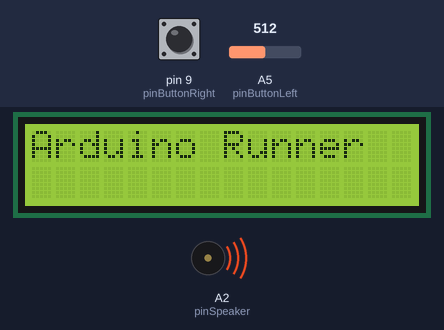
The sketch below on a simulated Arduino Uno, built with avr-gcc and run on an emulated ATmega328P. Parts: 16×2 character LCD, buzzer (waves = sounding). The test bench sets the inputs (shaded band); at power-on: A5 (pinButtonLeft) = 512, pin 9 (pinButtonRight) LOW. WiFi joins after 1.5 s; servers stay silent unless stated; random numbers use the default seed unless the sketch sets one.

Above: at 2.5 s.
3.3 s: A5 (pinButtonLeft) set to 6
5.8 s: pin 9 (pinButtonRight) pulled HIGH for 0.15 s
At 5.91 s:
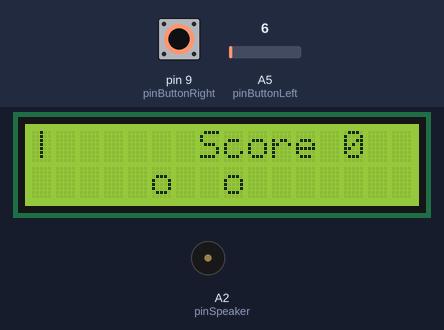
6.5 s: pin 9 (pinButtonRight) pulled HIGH for 1 s
At 8.9 s:
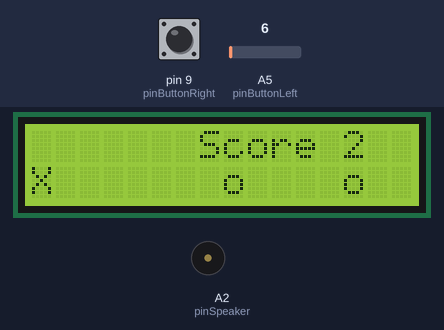
9.2 s: pin 9 (pinButtonRight) pulled HIGH for 0.15 s
At 10.2 s:
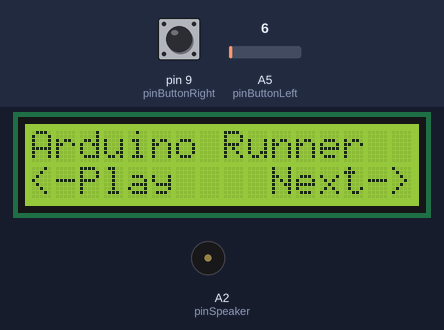
10.8 s: pin 9 (pinButtonRight) pulled HIGH for 3.2 s
At 12.3 s:
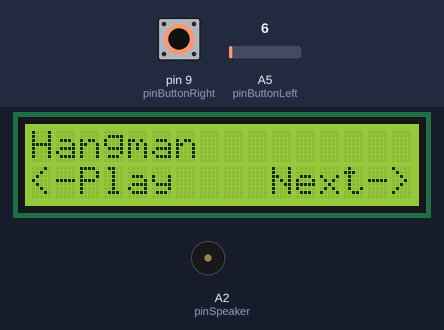
15.5 s: A5 (pinButtonLeft) set to 9
17.0 s: A5 (pinButtonLeft) set to 12
At 17.3 s:
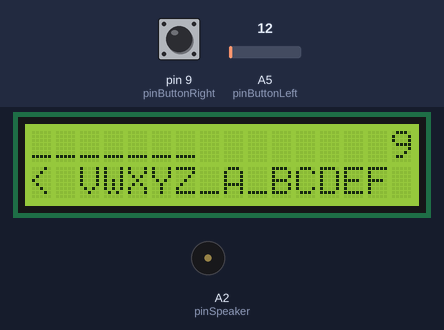
Timing chart, 0 to 19.5 s (numbered marks = the images above; inputs shaded):
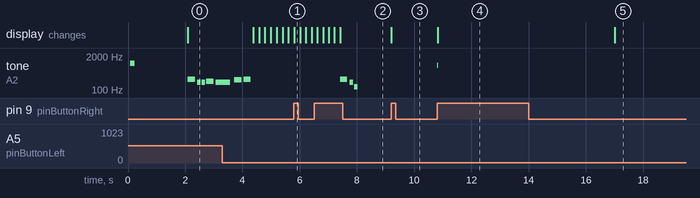

Measured:
- the behaviour switches between 10 and 11 on A5 (pinButtonLeft) (found by bisection; images 4 and 5)
- after the input at 9.2 s, the display: changes at once (image 3)
- after the input at 10.8 s, tone on A2 (pinSpeaker): silent → 880 Hz at once, → silent 0.03 s later; the display: changes at once (image 4)
- after the input at 15.5 s, every drawn part: stays the same
- after the input at 17.0 s, the display: first changes at once (image 5 shows a later state)
- by itself, tone on A2 (pinSpeaker): plays 262 Hz for 0.25 s, 196 Hz for 0.13 s, 131 Hz for 0.13 s

The sketch:

gamebox.ino
```cpp
/*
**  GAMEBOX - A handheld games console in a box
**  by Marquis de Geek - @marquisdegeek - 2014
**
**  Released under the GPL, version 2.
**
** Version 1.0
*/

#include <LiquidCrystal.h>
#include <SPI.h>
#include <Ethernet.h>
#include "settings.h"
#include "gamebox.h"
#include "menu.h"
#include "runner.h"
#include "hangman.h"


//
// Globals
//
GameBox     gamebox;
GameBoxMenu menu;


//
// Hardware pins
//
int pinButtonLeft = A5;
int pinButtonRight = 9;
int pinSpeaker = A2;
//
LiquidCrystal lcd(2, 3, 5, 6, 7, 8);
//
// Ethernet component
//
#if GAMEBOX_ETHERNET
byte mac[] = { 0x90, 0xA2, 0xda, 0x0d, 0x62, 0x9c };
IPAddress ip(192, 168, 0, 82);
EthernetServer server(80);
#endif


void log(const char *p) {
#if GAMEBOX_TRACE
  Serial.println(p);
#endif
}

const int GB_NOTE_C3 = 131;
const int GB_NOTE_C4 = 262;
const int GB_NOTE_G3 = 196;
const int GB_NOTE_A3 = 220;
const int GB_NOTE_B3 = 247;
const int GB_NOTE_C6 = 1047;


  void GameBox::init() {
#if GAMEBOX_TRACE
    Serial.begin(9600);
#endif
    log("GameBox.init");

    wasLeft = false;
    wasRight = false;

    lcd.begin(16, 2);

    pinMode(pinButtonLeft, INPUT);
    pinMode(pinButtonRight, INPUT);
    pinMode(pinSpeaker, OUTPUT);

    lcd.clear();
    lcd.setCursor(0,0);
    lcd.print("Gamebox - by");
    lcd.setCursor(1,1);
    lcd.print("Marquis de Geek");

#if GAMEBOX_AUDIO
    for(int i=GB_NOTE_C4;i<GB_NOTE_C6;++i) {
      playSound(i, 150);
    }
#endif

    delay(2000);
  }

  void GameBox::playSound(const int pitch, const int duration) const {
#if GAMEBOX_AUDIO
    tone(pinSpeaker, pitch, duration);
#endif
  }

  void GameBox::playTune(const int *pMelody) const {
#if GAMEBOX_AUDIO
    while(*pMelody) {
       int notePitch = pMelody[0];
       int noteDuration = 1000/pMelody[1];
       tone(pinSpeaker, notePitch,noteDuration);

      // to distinguish the notes, set a minimum time between them.
      // the note's duration + 30% seems to work well:
      int pauseBetweenNotes = noteDuration * 1.30;
      delay(pauseBetweenNotes);
      // stop the tone playing:
      noTone(pinSpeaker);

      pMelody += 2;
    }
#endif
   }

  boolean GameBox::isLeftButtonDown() const {
    return analogRead(pinButtonLeft) > 10;
  }

  boolean GameBox::isRightButtonDown() const {
    return digitalRead(pinButtonRight);
  }

  boolean GameBox::wasLeftButtonPressed() const {
    return !wasLeft && isLeftButtonDown();
  }

  boolean GameBox::wasRightButtonPressed() const {
    return !wasRight && isRightButtonDown();
  }

  void GameBox::startMenu() {
    startGame(&menu);
  }

  void GameBox::startGame(GBGame *pGame) {
      pCurrentGame = pGame;
      pGame->newGame();
  }
#if GAMEBOX_ETHERNET
  void GameBox::renderWebPage(EthernetClient &client) {
    pCurrentGame->renderWebPage(client);
  }
#endif
  void GameBox::draw() const {
    pCurrentGame->draw();
  }

  void GameBox::update() {

    pCurrentGame->update();

    wasLeft = gamebox.isLeftButtonDown();
    wasRight = gamebox.isRightButtonDown();
  }


//
// Ethernet handler
//

void handleServer() {
#if GAMEBOX_ETHERNET
  EthernetClient client = server.available();
  if (client) {
    log("new client");
    // an http request ends with a blank line
    boolean currentLineIsBlank = true;
    while (client.connected()) {
      if (client.available()) {
        char c = client.read();
        Serial.write(c);
        // if you've gotten to the end of the line (received a newline
        // character) and the line is blank, the http request has ended,
        // so you can send a reply

        // TODO: Check that this still works
        if (c == '\n' && currentLineIsBlank) {
          gamebox.renderWebPage(client);
          break;
        }

        if (c == '\n') {
          // you're starting a new line
          currentLineIsBlank = true;
        }
        else if (c != '\r') {
          // you've gotten a character on the current line
          currentLineIsBlank = false;
        }
      }

    }
    // give the web browser time to receive the data
    delay(1);
    // close the connection:
    client.stop();
    log("client disconnected");
  }
#endif
}


void setup() {

#if GAMEBOX_ETHERNET
  Ethernet.begin(mac, ip);
  server.begin();
#endif

  gamebox.init();
  menu.addGame(new GameRunner());
  menu.addGame(new GameHangman());

  gamebox.startMenu();
}

void loop() {
  handleServer();

  gamebox.draw();
  gamebox.update();
}
```

gamebox.h
```cpp
#ifndef GAMEBOX_HPP
#define	GAMEBOX_HPP	1

class GBGame {
public:
  virtual void newGame() {}
  virtual const char *  getName() = 0;
#if GAMEBOX_ETHERNET
  virtual void renderWebPage(EthernetClient &client){}
#endif
  virtual void draw() const   {}
  virtual void update()       {}
};


class GameBox {
public:

  void init();
  void playSound(const int pitch, const int duration) const;
  void playTune(const int *pMelody) const;
  boolean isLeftButtonDown() const;
  boolean isRightButtonDown() const;
  boolean wasLeftButtonPressed() const;
  boolean wasRightButtonPressed() const;
  //
#if GAMEBOX_ETHERNET
  void renderWebPage(EthernetClient &client);
#endif
  void draw() const;
  void update();

  //
  void startMenu();
  void startGame(GBGame *pGame);

protected:
  GBGame *     pCurrentGame;
  boolean      wasLeft;
  boolean      wasRight;
};

#endif	// GAMEBOX_HPP
```

hangman.h
```cpp
#ifndef GAME_UNKNOWN_HPP
#define	GAME_UNKNOWN_HPP	1

#define MAX_WORD_LENGTH    12

class GameHangman : public GBGame {
public:

  GameHangman();
  virtual const char *  getName();

  virtual void  	newGame();
  virtual void  	draw() const;
  virtual void  	update();


protected:
          void        drawSelectionWheel() const;
          void        drawSelectionLetter(int pos) const;
          void        moveToNextLetter();

  char targetWord[MAX_WORD_LENGTH];
  char guessedWordState[MAX_WORD_LENGTH];
  char alphabetOrder[26];
  boolean  lettersPicked[26];
  int  cursorPosition;
  int  livesLeft;

  boolean   gameOver;
  boolean   gameWon;
};

#endif	// GAME_UNKNOWN_HPP
```

hangman.ino
```cpp
/*
**  GAMEBOX - A handheld games console in a box
**  by Marquis de Geek - @marquisdegeek - 2014
**
**  Released under the GPL, version 2.
**
** Version 1.0
*/

#include "settings.h"
#include "hangman.h"

// Hangman
const char *pWordList[] = {
 "curlier",
"mousy",
"biased",
"fakery",
"gore",
"journal",
"citizen",
"prelude",
"catwalk",
"costant",
"eggs",
"spool",
"malarky",
"unless",
"agra",
"runway",
"sunbird",
"finch",
"diluted",
"inch",
"geisha",
"toccata",
"employer",
"longer",
"cure",
"bacon",
"find",
"cloudy",
"sunday",
"wrangle",
};


GameHangman::GameHangman() {
  for(int i=0;i<26;++i) {
    alphabetOrder[i] = i;
  }
}

const char *   GameHangman::getName() {
	return "Hangman";
}

void  GameHangman::newGame() {
   lcd.clear();

   int wordCount = sizeof(pWordList)/sizeof(pWordList[0]);
   strcpy(targetWord, pWordList[random(wordCount)]);
   strcpy(guessedWordState, targetWord);

   for(int i=0;i<strlen(guessedWordState);++i) {
     guessedWordState[i] = '_';
   }

  for(int i=0;i<26;++i) {
    lettersPicked[i] = false;
  }

   livesLeft = 9;
   cursorPosition = 0;
   gameOver = false;
}

//
void  	GameHangman::draw() const {

  lcd.setCursor(0,0);
  lcd.print(guessedWordState);

  if (gameOver) {
    if (gameWon) {
      lcd.setCursor(1,1);
      lcd.print("You're saved!");
    } else {
      lcd.setCursor(0,1);
      lcd.print("It was:");
      lcd.print(targetWord);
    }
  } else {
    lcd.setCursor(15,0);
    lcd.print(livesLeft);

    drawSelectionWheel();
  }
}

void  	GameHangman::drawSelectionLetter(int pos) const {
  char offset;

  while (pos < 0) {
    pos += 26;
  }
  pos %= 26;  // two stages, because negative modulus aren't correct

  offset = (lettersPicked[pos]) ? 'a' : 'A';  // upper case means 'available'
  lcd.print((char)(alphabetOrder[pos] + offset));
  }

void  	GameHangman::drawSelectionWheel() const {
  lcd.setCursor(0,1);
  lcd.print('<');  // indicate to the player that pressing the left button changes the wheel

  lcd.setCursor(7,1);
  lcd.print('_');
  lcd.print((char)(alphabetOrder[cursorPosition] + 'A'));
  lcd.print('_');

  char offset;
  for(int i=1;i<6;++i) {
    lcd.setCursor(7-i,1);
    drawSelectionLetter(cursorPosition - i);

    lcd.setCursor(9+i,1);
    drawSelectionLetter(cursorPosition + i);
  }

}

void  	GameHangman::moveToNextLetter() {

    do {
      if (++cursorPosition == 26) {
        cursorPosition = 0;
      }

    } while(lettersPicked[cursorPosition]);

}

void  	GameHangman::update() {
  if (gameOver) {
    if (gamebox.wasLeftButtonPressed()) {
      newGame();
    } else if (gamebox.wasRightButtonPressed()) {
      gamebox.startMenu();
    }
  } else {  // still playing
      if (gamebox.wasLeftButtonPressed()) {

        moveToNextLetter();
        drawSelectionWheel();

    } else if (gamebox.wasRightButtonPressed()) {
      boolean foundIt = false;

       for(int i=0;i<strlen(targetWord);++i) {
         if (alphabetOrder[cursorPosition]+'a' == targetWord[i]) {
           guessedWordState[i] = targetWord[i];
           foundIt = true;
         }
       }

       lettersPicked[cursorPosition] = true;
       moveToNextLetter();

       if (strcmp(targetWord, guessedWordState) == 0) {
         lcd.clear();
         gameOver = true;
         gameWon = true;
       }

       if (!foundIt) {
         if (--livesLeft == 0) {
           lcd.clear();
           gameOver = true;
           gameWon = false;
         }
       }

    }
  }


}
```

menu.h
```cpp
#ifndef GAMEBOX_MENU_HPP
#define	GAMEBOX_MENU_HPP	1


#define MAX_GAMES  16

class GameBoxMenu : public GBGame {
public:

  GameBoxMenu();

  virtual void  	newGame();
  virtual const char *  getName() { return ""; }
  virtual void  	draw() const;
  virtual void  	update();

          void  	addGame(GBGame *pGame);

protected:
  GBGame *      gameList[MAX_GAMES];
  //
  int           gameCount;
  int           currentSelection;
  //
  boolean       refreshLCD;
};

#endif	// GAMEBOX_MENU_HPP
```

menu.ino
```cpp
/*
**  GAMEBOX - A handheld games console in a box
**  by Marquis de Geek - @marquisdegeek - 2014
**
**  Released under the GPL, version 2.
**
** Version 1.0
*/

#include "settings.h"
#include "menu.h"


GameBoxMenu::GameBoxMenu() {
  gameCount = 0;
}

void  GameBoxMenu::newGame() {
  refreshLCD = true;
}

void  	GameBoxMenu::addGame(GBGame *pGame) {
  if (gameCount < MAX_GAMES) {
    gameList[gameCount] = pGame;
    ++gameCount;
  } else {
    // TODO: report an error, possibly
  }
}

//
void  	GameBoxMenu::draw() const {
  if (refreshLCD) {
    lcd.clear();
    // Game name
    lcd.print(gameList[currentSelection]->getName());
    // <-- start    next -->
    lcd.setCursor(0,1);
    lcd.print("<-Play");

    lcd.setCursor(10,1);
    lcd.print("Next->");
  }
}

void  	GameBoxMenu::update() {
  refreshLCD = false;

  if (gamebox.wasLeftButtonPressed()) {
    gamebox.startGame(gameList[currentSelection]);
  }
  if (gamebox.wasRightButtonPressed()) {
    gamebox.playSound(440, 50);
    gamebox.playSound(880, 30);
    if (++currentSelection == gameCount) {
      currentSelection = 0;
    }
    refreshLCD = true;
  }
}
```

runner.h
```cpp
#ifndef GAMEBOX_RUNNER_HPP
#define	GAMEBOX_RUNNER_HPP	1


class GameRunnerPlayer {
public:

  void newGame();
  void draw() const;
  void drawScore() const;
  void update();
  boolean isJumping() const;
  boolean isDead() const;
  void jumpUp();
  void incScore();
  void kill();

public:
  int score;
private:
  int y;
  int jump;
  int animIdx;
  int dead;

};

class GameRunnerMap {
public:

  void newGame();
  void update();
  boolean isCollision(const int pos) const;
  void draw(const int pos) const;
};

class GameRunnerState {
public:

  void newGame();
  void draw() const;
  void update();

 public:
  int gameSpeed;
  int pos;
};

class GameRunner : public GBGame {
public:

  GameRunner();
  virtual const char *  getName();

  virtual void  	newGame();
  virtual void  	draw() const;
  virtual void  	update();

  boolean 	        isGameOver() const;

#if  GAMEBOX_ETHERNET
   void renderWebPage(EthernetClient &client) const;
#endif


protected:
  GameRunnerPlayer   player;
  GameRunnerState    state;
  GameRunnerMap      gamemap;
  //
  int gamesPlayed;
  int highScore;
};

#endif	// GAMEBOX_RUNNER_HPP
```

runner.ino
```cpp
/*
**  GAMEBOX - A handheld games console in a box
**  by Marquis de Geek - @marquisdegeek - 2014
**
**  Released under the GPL, version 2.
**
** Version 1.0
*/

#include <LiquidCrystal.h>
#include "settings.h"
#include "runner.h"


//
// Runner game specific data.
//
namespace {
  char *g_RunnerPlayerAnimation[] = { "[", "|", "]" };
  int   g_RunnerMapData[] = {0,0,0,0,0,0,0,1,0,0,0,0, 1,0,0, 1,0,0,1,1,0,0,0,1,0,0,1,0,0,0,0, 1,0,0,1,0,0,1,0,0,1,1};
}
//
// GameRunnerPlayer
//
  void GameRunnerPlayer::newGame() {
    y = 1;
    jump = 0;
    animIdx = 0;
    dead = 0;
    score = 0;
  }

  void GameRunnerPlayer::draw() const {
    lcd.setCursor(0,y);
    lcd.print(dead ? "X" : g_RunnerPlayerAnimation[animIdx]);
    lcd.setCursor(0,1-y);
    lcd.print(" ");

    drawScore();
  }

  void GameRunnerPlayer::drawScore() const {
    lcd.setCursor(7,0);
    lcd.print("Score ");

    lcd.setCursor(13,0);
    lcd.print(score);
  }

  void GameRunnerPlayer::update() {
    if (dead) {
        return;
    }

    // The animation isn't much, but we only do it once per tick
    if (++animIdx == sizeof(g_RunnerPlayerAnimation)/sizeof(g_RunnerPlayerAnimation[0])) {
      animIdx = 0;
    }

    // While in the air, count down to 0, and replace ply on ground
    if  (jump && --jump == 0) {
      y = 1;
    }
  }

  boolean GameRunnerPlayer::isJumping() const {
    return jump ? true : false;
  }

  boolean GameRunnerPlayer::isDead() const {
    return dead ? true : false;
  }

  void GameRunnerPlayer::jumpUp() {
      y = 0;
      jump = 3;

      int jumpSound[] = {GB_NOTE_C3,300,  0};
      gamebox.playTune(jumpSound);
  }

  void GameRunnerPlayer::incScore() {
     ++score;
  }

  void GameRunnerPlayer::kill() {
    int tuneData[] = {GB_NOTE_C4,4 ,  GB_NOTE_G3, 8,  GB_NOTE_C3,8, 0};

    log("player.kill");
    if (!dead) {
      dead = 1;
      draw();
      gamebox.playTune(tuneData);
    }
  }

//
// GameRunnerMap
//
  void GameRunnerMap::newGame() {
    // TODO: Randomize g_RunnerMapData, or vary according to level ?
  }

  void  GameRunnerMap::update() {
  }

  boolean GameRunnerMap::isCollision(const int pos) const {
     return g_RunnerMapData[pos&0xf] ? true : false;
  }

  void GameRunnerMap::draw(const int pos) const {
    lcd.setCursor(0,1);
    for(int i=0;i<16;++i) {
        lcd.print(g_RunnerMapData[(pos+i)&0xf] ? "o" : " ");
    }
  }


//
// GameRunnerState::
//
  void GameRunnerState::newGame() {
    gameSpeed = 200;
    pos = 0;
  }

  void  GameRunnerState::draw() const {
  }

  void GameRunnerState::update() {
    if ((pos % 2) == 0) {
      --gameSpeed;
    }
    ++pos;
  }


//
// GameRunner
//

  GameRunner::GameRunner() {
      gamesPlayed = 0;
      highScore = 0;
  }

  const char *  GameRunner::getName() {
    return "Arduino Runner";
  }

  void  GameRunner::newGame() {
    int tuneData[] = {GB_NOTE_C4,4 ,  GB_NOTE_G3, 8,  GB_NOTE_G3,8, GB_NOTE_A3,4, GB_NOTE_G3,2, GB_NOTE_B3,4, GB_NOTE_C4,4, 0};

      log("GameRunner.newGame");

      lcd.clear();
      lcd.print("Arduino Runner");

      gamebox.playTune(tuneData);

      player.newGame();
      state.newGame();

      lcd.clear();
      //
      ++gamesPlayed;
  }

  void  GameRunner::draw() const {
    if (!isGameOver()) {
      gamemap.draw(state.pos);
      player.draw();
      state.draw();
    }
  }

  void  GameRunner::update() {

    if (isGameOver()) {
       if (gamebox.isLeftButtonDown()) {
         newGame();
       }
       if (gamebox.isRightButtonDown()) {
         gamebox.startMenu();
       }
       return;
    }

    gamemap.update();
    player.update();

    // The player is in the same column as a boulder
    if (gamemap.isCollision(state.pos)) {

      if (player.isJumping()) {
        player.incScore();
      } else {
        player.kill();
        return;
      }
    }

    for(int i=0;i<state.gameSpeed;++i) {
       // don't allow the jump when ply is already in the air
       if (!player.isJumping() && gamebox.wasRightButtonPressed()) {
         player.jumpUp();
       }
       //
       delay(1);
    }

     state.update();

     if (player.score > highScore) {
        highScore = player.score;
     }
   }

   boolean GameRunner::isGameOver() const {
     return player.isDead();
   }

#if  GAMEBOX_ETHERNET
   void GameRunner::renderWebPage(EthernetClient &client) const {
    // send a standard http response header
    client.println("HTTP/1.1 200 OK");
    client.println("Content-Type: text/html");
    client.println("Connnection: close");
    client.println();
    client.println("<!DOCTYPE HTML>");
    client.println("<html>");
    // add a meta refresh tag, so the browser pulls again every 5 seconds:
    //client.println("<meta http-equiv=\"refresh\" content=\"5\">");

    client.println("<h1>Arduino Runner</h1>");

    client.print("Games played : ");
    client.print(gamesPlayed);
    client.println("<br />");

    client.print("Highest score : ");
    client.print(highScore);
    client.println("<br />");

    client.print("Current score : ");
    client.print(player.score);
    client.println("<br />");

    client.println("</html>");
   }
#endif
```

settings.h
```cpp
#ifndef GAMEBOX_SETTINGS_HPP
#define	GAMEBOX_SETTINGS_HPP	1

#define GAMEBOX_ETHERNET    1
#define GAMEBOX_AUDIO       1
#define GAMEBOX_TRACE       0


#endif	// GAMEBOX_SETTINGS_HPP
```
